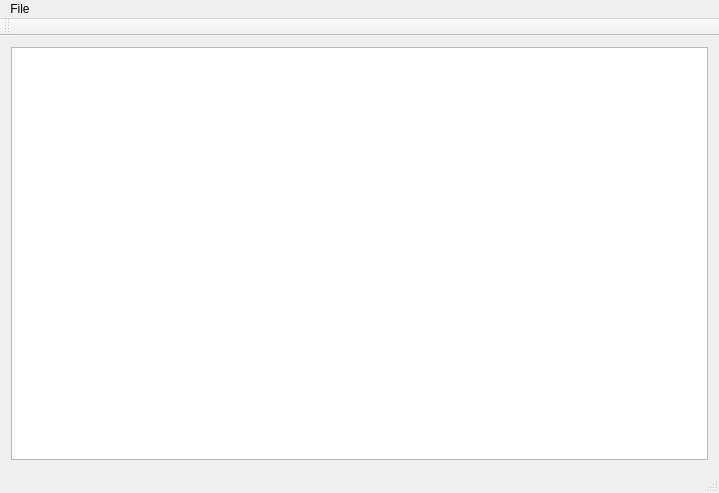
<?xml version="1.0" encoding="UTF-8"?>
<ui version="4.0">
 <class>DoxygenExampleClass</class>
 <widget class="QMainWindow" name="DoxygenExampleClass">
  <property name="geometry">
   <rect>
    <x>0</x>
    <y>0</y>
    <width>719</width>
    <height>493</height>
   </rect>
  </property>
  <property name="windowTitle">
   <string>DoxygenExample</string>
  </property>
  <widget class="QWidget" name="centralWidget">
   <layout class="QVBoxLayout" name="verticalLayout">
    <item>
     <widget class="QPlainTextEdit" name="plainTextEdit"/>
    </item>
   </layout>
  </widget>
  <widget class="QMenuBar" name="menuBar">
   <property name="geometry">
    <rect>
     <x>0</x>
     <y>0</y>
     <width>719</width>
     <height>21</height>
    </rect>
   </property>
   <widget class="QMenu" name="menuFile">
    <property name="title">
     <string>File</string>
    </property>
    <addaction name="actionOpen"/>
    <addaction name="actionSave"/>
    <addaction name="actionExit"/>
   </widget>
   <addaction name="menuFile"/>
  </widget>
  <widget class="QToolBar" name="mainToolBar">
   <attribute name="toolBarArea">
    <enum>TopToolBarArea</enum>
   </attribute>
   <attribute name="toolBarBreak">
    <bool>false</bool>
   </attribute>
  </widget>
  <widget class="QStatusBar" name="statusBar"/>
  <action name="actionOpen">
   <property name="text">
    <string>Open</string>
   </property>
  </action>
  <action name="actionSave">
   <property name="text">
    <string>Save</string>
   </property>
  </action>
  <action name="actionExit">
   <property name="text">
    <string>Exit</string>
   </property>
  </action>
 </widget>
 <layoutdefault spacing="6" margin="11"/>
 <resources>
  <include location="DoxygenExample.qrc"/>
 </resources>
 <connections/>
</ui>
